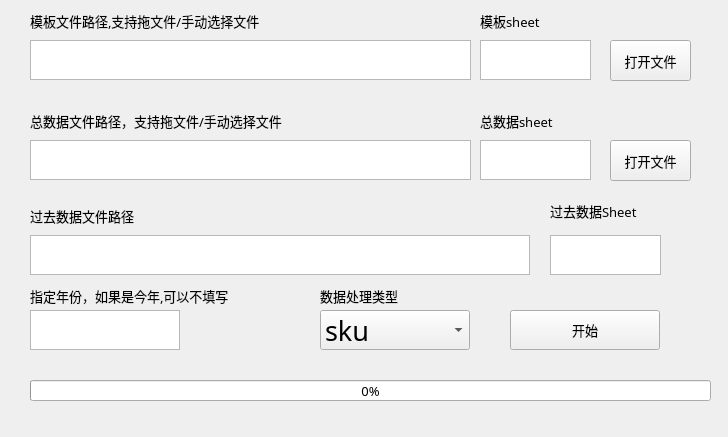
<?xml version="1.0" encoding="UTF-8"?>
<ui version="4.0">
 <class>Form</class>
 <widget class="QWidget" name="Form">
  <property name="geometry">
   <rect>
    <x>0</x>
    <y>0</y>
    <width>728</width>
    <height>437</height>
   </rect>
  </property>
  <property name="font">
   <font>
    <family>Adobe 黑体 Std R</family>
    <pointsize>10</pointsize>
    <weight>50</weight>
    <bold>false</bold>
   </font>
  </property>
  <property name="windowTitle">
   <string>Form</string>
  </property>
  <widget class="QTextEdit" name="mubansheet_textEdit">
   <property name="geometry">
    <rect>
     <x>480</x>
     <y>40</y>
     <width>111</width>
     <height>40</height>
    </rect>
   </property>
  </widget>
  <widget class="QLabel" name="mubansheet_label">
   <property name="geometry">
    <rect>
     <x>480</x>
     <y>10</y>
     <width>141</width>
     <height>21</height>
    </rect>
   </property>
   <property name="text">
    <string>模板sheet</string>
   </property>
  </widget>
  <widget class="QTextEdit" name="mubanwenjian_textEdit">
   <property name="geometry">
    <rect>
     <x>30</x>
     <y>40</y>
     <width>441</width>
     <height>40</height>
    </rect>
   </property>
  </widget>
  <widget class="QLabel" name="muban_label">
   <property name="geometry">
    <rect>
     <x>30</x>
     <y>10</y>
     <width>371</width>
     <height>21</height>
    </rect>
   </property>
   <property name="text">
    <string>模板文件路径,支持拖文件/手动选择文件</string>
   </property>
  </widget>
  <widget class="QTextEdit" name="zonshuju_textEdit">
   <property name="geometry">
    <rect>
     <x>30</x>
     <y>140</y>
     <width>441</width>
     <height>40</height>
    </rect>
   </property>
  </widget>
  <widget class="QLabel" name="zonshuju_label">
   <property name="geometry">
    <rect>
     <x>30</x>
     <y>110</y>
     <width>371</width>
     <height>21</height>
    </rect>
   </property>
   <property name="text">
    <string>总数据文件路径，支持拖文件/手动选择文件</string>
   </property>
  </widget>
  <widget class="QTextEdit" name="zonshujusheet_textEdit">
   <property name="geometry">
    <rect>
     <x>480</x>
     <y>140</y>
     <width>111</width>
     <height>40</height>
    </rect>
   </property>
  </widget>
  <widget class="QLabel" name="zonshujusheet_label">
   <property name="geometry">
    <rect>
     <x>480</x>
     <y>110</y>
     <width>111</width>
     <height>21</height>
    </rect>
   </property>
   <property name="text">
    <string>总数据sheet</string>
   </property>
  </widget>
  <widget class="QPushButton" name="confirm_Button">
   <property name="geometry">
    <rect>
     <x>510</x>
     <y>310</y>
     <width>150</width>
     <height>40</height>
    </rect>
   </property>
   <property name="font">
    <font>
     <family>Adobe Fan Heiti Std</family>
     <pointsize>10</pointsize>
     <weight>50</weight>
     <bold>false</bold>
    </font>
   </property>
   <property name="cursor">
    <cursorShape>OpenHandCursor</cursorShape>
   </property>
   <property name="text">
    <string>开始</string>
   </property>
  </widget>
  <widget class="QPushButton" name="mubandakai_pushButton">
   <property name="geometry">
    <rect>
     <x>610</x>
     <y>40</y>
     <width>81</width>
     <height>41</height>
    </rect>
   </property>
   <property name="cursor">
    <cursorShape>OpenHandCursor</cursorShape>
   </property>
   <property name="text">
    <string>打开文件</string>
   </property>
  </widget>
  <widget class="QPushButton" name="pushButton_2">
   <property name="geometry">
    <rect>
     <x>610</x>
     <y>140</y>
     <width>81</width>
     <height>41</height>
    </rect>
   </property>
   <property name="cursor">
    <cursorShape>OpenHandCursor</cursorShape>
   </property>
   <property name="text">
    <string>打开文件</string>
   </property>
  </widget>
  <widget class="QLabel" name="date_label">
   <property name="geometry">
    <rect>
     <x>30</x>
     <y>280</y>
     <width>291</width>
     <height>31</height>
    </rect>
   </property>
   <property name="text">
    <string>指定年份，如果是今年,可以不填写</string>
   </property>
  </widget>
  <widget class="QTextEdit" name="textEdit">
   <property name="geometry">
    <rect>
     <x>30</x>
     <y>310</y>
     <width>150</width>
     <height>40</height>
    </rect>
   </property>
  </widget>
  <widget class="QComboBox" name="type_ComboBox">
   <property name="geometry">
    <rect>
     <x>320</x>
     <y>310</y>
     <width>150</width>
     <height>40</height>
    </rect>
   </property>
   <property name="font">
    <font>
     <family>Adobe 黑体 Std R</family>
     <pointsize>20</pointsize>
     <weight>50</weight>
     <bold>false</bold>
    </font>
   </property>
   <item>
    <property name="text">
     <string>sku</string>
    </property>
   </item>
   <item>
    <property name="text">
     <string>品系</string>
    </property>
   </item>
  </widget>
  <widget class="QTextEdit" name="qunianfile_textEdit">
   <property name="geometry">
    <rect>
     <x>30</x>
     <y>235</y>
     <width>500</width>
     <height>40</height>
    </rect>
   </property>
  </widget>
  <widget class="QLabel" name="label">
   <property name="geometry">
    <rect>
     <x>30</x>
     <y>195</y>
     <width>261</width>
     <height>41</height>
    </rect>
   </property>
   <property name="text">
    <string>过去数据文件路径</string>
   </property>
  </widget>
  <widget class="QTextEdit" name="quniansheet_textEdit">
   <property name="geometry">
    <rect>
     <x>550</x>
     <y>235</y>
     <width>111</width>
     <height>40</height>
    </rect>
   </property>
  </widget>
  <widget class="QLabel" name="label_2">
   <property name="geometry">
    <rect>
     <x>550</x>
     <y>200</y>
     <width>251</width>
     <height>21</height>
    </rect>
   </property>
   <property name="text">
    <string>过去数据Sheet</string>
   </property>
  </widget>
  <widget class="QLabel" name="label_3">
   <property name="geometry">
    <rect>
     <x>320</x>
     <y>280</y>
     <width>121</width>
     <height>31</height>
    </rect>
   </property>
   <property name="text">
    <string>数据处理类型</string>
   </property>
  </widget>
  <widget class="QProgressBar" name="progressBar">
   <property name="geometry">
    <rect>
     <x>30</x>
     <y>380</y>
     <width>681</width>
     <height>21</height>
    </rect>
   </property>
   <property name="value">
    <number>0</number>
   </property>
  </widget>
 </widget>
 <resources/>
 <connections/>
</ui>
